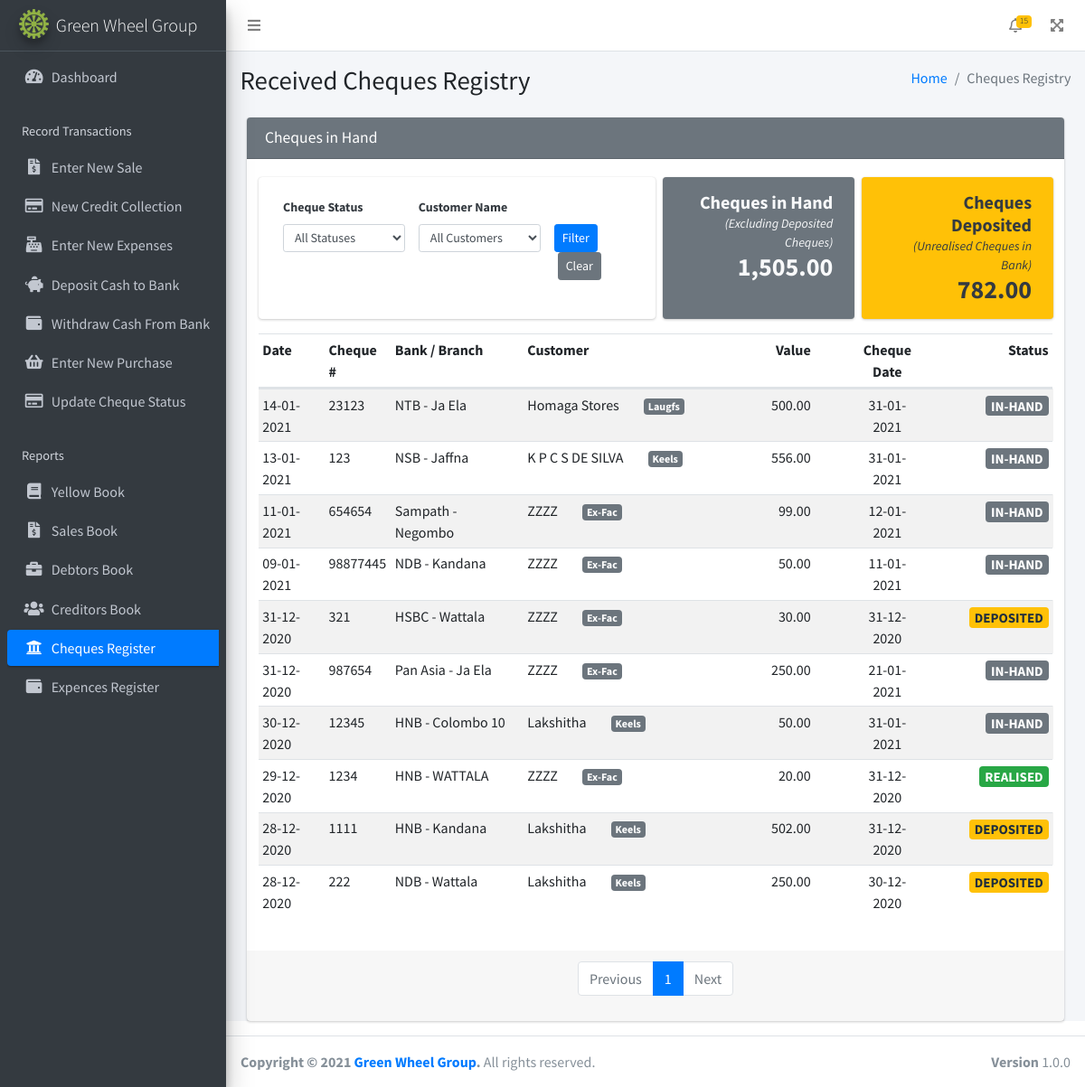
Page /cheques.php on the committed database.
### tables this page shows
CREATE TABLE IF NOT EXISTS `cheques_received` (
  `chq_id` int(11) NOT NULL AUTO_INCREMENT,
  `chq_rcvd_date` date NOT NULL,
  `sale_id` int(11) DEFAULT NULL,
  `credit_id` int(11) DEFAULT NULL,
  `chq_no` int(11) NOT NULL,
  `chq_bank` varchar(20) NOT NULL,
  `chq_bank_branch` varchar(20) NOT NULL,
  `chq_date` date NOT NULL,
  `chq_value` float NOT NULL,
  `chq_status` varchar(15) NOT NULL,
  PRIMARY KEY (`chq_id`)
);

CREATE TABLE IF NOT EXISTS `customers` (
  `customer_id` int(11) NOT NULL AUTO_INCREMENT,
  `customer_name` varchar(100) NOT NULL,
  `customer_address` varchar(500) NOT NULL,
  `customer_phone` varchar(15) NOT NULL,
  `customer_flag` int(11) DEFAULT NULL,
  PRIMARY KEY (`customer_id`)
);

CREATE TABLE IF NOT EXISTS `sale_by` (
  `sale_by_id` int(11) NOT NULL AUTO_INCREMENT,
  `sale_by_name` varchar(20) NOT NULL,
  PRIMARY KEY (`sale_by_id`)
);

### includes/functions.php (called while the page is built, shortened)
<?php
function getTotalChequesInHand(){
  global $con;
  $sql ='SELECT SUM(cheques_received.chq_value) as inhand FROM cheques_received WHERE cheques_received.chq_status = "in-hand"';
  $result1 = mysqli_query($con, $sql);
  $row1 = mysqli_fetch_array($result1);
  return $row1["inhand"];
}
function getTotalChequesDeposited(){
  global $con;
  $sql ='SELECT SUM(cheques_received.chq_value) as inhand FROM cheques_received WHERE cheques_received.chq_status = "deposited"';
  $result1 = mysqli_query($con, $sql);
  $row1 = mysqli_fetch_array($result1);
  return $row1["inhand"];
}
function addOrUpdateUrlParam($name, $value){
    $params = $_GET;
    unset($params[$name]);
    $params[$name] = $value;
    return basename($_SERVER['PHP_SELF']).'?'.http_build_query($params);
}
?>

### cheques.php (the view, shortened to what this page needs)
<!DOCTYPE html>
<html lang="en">
<head>
    <?php include('./includes/headerTags.php');?>
</head>
<body class="hold-transition sidebar-mini layout-fixed">
<div class="wrapper">
  <?php include('./includes/topNavBar.php');?>
  <?php
  include('./includes/sidebar.php');
  ?>
  <div class="content-wrapper">
    <div class="content-header">
      <div class="container-fluid">
        <div class="row mb-2">
          <div class="col-sm-6">
            <h1 class="m-0">Received Cheques Registry</h1>
          </div>
          <div class="col-sm-6">
            <ol class="breadcrumb float-sm-right">
              <li class="breadcrumb-item"><a href="#">Home</a></li>
              <li class="breadcrumb-item active">Cheques Registry</li>
            </ol>
          </div>
        </div>
      </div>
    </div>
    <section class="content">
      <div class="container-fluid">
        <div class="col-sm-12">
          <div class="card card-secondary">
            <div class="card-header">
              <h3 class="card-title">Cheques in Hand</h3>
            </div>
            <div class="card-body">
              <div class="row">
                <div class="card border-dark mb-3 col-md-6 col-sm-12">
                  <div class="card-body text-dark">
                    <form action="" method="get" >
                      <div class="row">
                        <div class="col">
                          <label for="status" class="text-sm">Cheque Status</label>
                          <select class="form-control select2 form-control-sm" id="status" name="status">
                              <option selected value="">All Statuses</option>
                          </select>
                        </div>
                        <div class="col">
                          <label for="customer_id" class="text-sm">Customer Name</label>
                          <select class="form-control select2 form-control-sm" id="customer_id" name="customer_id">
                            <option selected value=0>All Customers</option>
                          </select>
                        </div>
                        <div class="col-3" >
                          <label for="startDate"  class="text-sm" >&nbsp;</label>
                          <div>
                            <button type="submit" class="btn btn-primary btn-sm">Filter</button>
                            <a href="cheques.php" class="btn btn-secondary ml-1 btn-sm">Clear</a>
                          </div>
                        </div>
                      </div>
                    </form>
                  </div>
                </div>
                <div class="col card border-dark mb-3 ml-2 bg-secondary ">
                  <div class="card-body text-light p-3">
                    <div class="text-right">
                      <span class="h5">
                        <strong>Cheques in Hand</strong>
                      </span>
                      <div class="text-sm">
                        <em>(Excluding Deposited Cheques)</em>
                      </div>
                    </div>
                    <div class="h3 text-right mb-0">
                      <strong><?=number_format(getTotalChequesInHand(),2, '.', ',')?></strong>
                    </div>
                  </div>
                </div>
                <div class="col card border-dark mb-3 ml-2 bg-warning">
                  <div class="card-body text-dark p-3">
                    <div class="text-right">
                      <span class="h5">
                        <strong>Cheques Deposited</strong>
                      </span>
                      <div class="text-sm">
                        <em>(Unrealised Cheques in Bank)</em>
                      </div>
                    </div>
                    <div class="h3 text-right mb-0">
                      <strong><?=number_format(getTotalChequesDeposited(),2, '.', ',')?></strong>
                    </div>
                  </div>
                </div>
              </div>
              <div class="row">
                <table class="table table-striped table-sm">
                  <thead>
                    <tr class="d-flex">
                      <th class="col-1 text-left" scope="col">Date</th>
                      <th class="col-1 text-left" scope="col">Cheque #</th>
                      <th class="col-2 text-left" scope="col">Bank / Branch</th>
                      <th class="col-3 text-left" scope="col">Customer</th>
                      <th class="col-2 text-right pr-5" scope="col">Value</th>
                      <th class="col-1 text-center" scope="col">Cheque Date</th>
                      <th class="col-2 text-right" scope="col">Status</th>
                    </tr>
                  </thead>
                  <tbody id="chqInHand">
                        <?php
                        $results_per_page = 15;
                        $page = 1;
                        $page_first_result = ($page-1) * $results_per_page;
                        $where_conditions = "";
                        $sql = 'SELECT cheques_received.chq_id, cheques_received.chq_rcvd_date, cheques_received.sale_id, cheques_received.credit_id, cheques_received.chq_no, cheques_received.chq_bank, cheques_received.chq_bank_branch, cheques_received.chq_date, cheques_received.chq_value, cheques_received.chq_status, sales.customer_id, customers.customer_name, sale_by.sale_by_name
                        FROM cheques_received
                        LEFT JOIN credit_sales ON cheques_received.credit_id = credit_sales.credit_sale_id
                        INNER JOIN sales ON cheques_received.sale_id = sales.sales_id
                        INNER JOIN customers ON sales.customer_id = customers.customer_id
                        INNER JOIN sale_by ON sales.sale_by = sale_by.sale_by_id' .
                        $where_conditions
                        . ' ORDER BY cheques_received.chq_rcvd_date DESC ';
                        $result1 = mysqli_query($con, $sql);
                        $number_of_result = mysqli_num_rows($result1);
                        $number_of_page = ceil ($number_of_result / $results_per_page);
                        $sql .='LIMIT ' . $page_first_result . ',' . $results_per_page;
                        $result1 = mysqli_query($con, $sql);
                        while($row1 = mysqli_fetch_array($result1)){
                          switch ($row1["chq_status"]) {
                            case "in-hand":
                              $badgeStyle = "secondary";
                              break;
                            case "deposited":
                              $badgeStyle = "warning";
                              break;
                            case "realised":
                              $badgeStyle = "success";
                              break;
                          }
                          ?>
                          <tr class="d-flex" data-chqId = <?= $row1['chq_id'] ?> >
                            <td class="col col-1 text-left"><?= date_format(date_create($row1["chq_rcvd_date"]), 'd-m-Y')?></td>
                            <td class="col col-1 text-left"><?=$row1["chq_no"]?> </td>
                            <td class="col-2 text-left"><?=$row1["chq_bank"]?> - <?=$row1["chq_bank_branch"]?></td>
                            <td class="col-3 text-left "><?=$row1["customer_name"]?> <span class="badge badge-secondary ml-4"><?=$row1["sale_by_name"] ?></span></td>
                            <td class="col-2 text-right pr-5"><?=number_format($row1["chq_value"],2, '.', ',')?></td>
                            <td class="col-1 text-center"><?= date_format(date_create($row1["chq_date"]), 'd-m-Y')?></td>
                            <td class="col-2 text-right"><h5 class="mb-0"><span class="badge badge-<?=$badgeStyle?>"><?= strtoupper($row1["chq_status"]) ?></span></h5></td>
                          </tr>
                        <?php } ?>
                  </tbody>
                </table>
              </div>
            </div>
            <div class="card-footer">
              <nav aria-label="...">
                  <ul class="pagination justify-content-center">
                    <li class="page-item <?php if($page==1){echo "disabled";}?>">
                      <a class="page-link" href="<?=addOrUpdateUrlParam('page', $page-1)?>" tabindex="-1">Previous</a>
                    </li>
                    <?php
                    for($i=1; $i<=$number_of_page; $i++){ ?>
                      <li class="page-item <?php if($i==$page){echo "active";}?>">
                        <a class="page-link" href="<?=addOrUpdateUrlParam('page', $i)?>"><?=$i?></a>
                      </li>
                    <?php } ?>
                    <li class="page-item  <?php if($page>=$number_of_page){echo "disabled";}?>">
                      <a class="page-link" href="<?=addOrUpdateUrlParam('page', $page+1)?>">Next</a>
                    </li>
                  </ul>
                </nav>
            </div>
          </div>
        </div>
       </div>
    </section>
  </div>
  <?php include("./includes/footer.php"); ?>
</div>
</body>
</html>

### rows in the picture
cheques_received: chq_rcvd_date "14-01-2021", chq_no "23123", chq_bank "NTB", chq_bank_branch "Ja Ela", customers.customer_name "Homaga Stores", sale_by.sale_by_name "Laugfs", chq_value "500.00", chq_date "31-01-2021", chq_status "IN-HAND"
cheques_received: chq_rcvd_date "13-01-2021", chq_no "123", chq_bank "NSB", chq_bank_branch "Jaffna", customers.customer_name "K P C S DE SILVA", sale_by.sale_by_name "Keels", chq_value "556.00", chq_date "31-01-2021", chq_status "IN-HAND"
cheques_received: chq_rcvd_date "11-01-2021", chq_no "654654", chq_bank "Sampath", chq_bank_branch "Negombo", customers.customer_name "ZZZZ", sale_by.sale_by_name "Ex-Fac", chq_value "99.00", chq_date "12-01-2021", chq_status "IN-HAND"
cheques_received: chq_rcvd_date "09-01-2021", chq_no "98877445", chq_bank "NDB", chq_bank_branch "Kandana", customers.customer_name "ZZZZ", sale_by.sale_by_name "Ex-Fac", chq_value "50.00", chq_date "11-01-2021", chq_status "IN-HAND"
cheques_received: chq_rcvd_date "31-12-2020", chq_no "321", chq_bank "HSBC", chq_bank_branch "Wattala", customers.customer_name "ZZZZ", sale_by.sale_by_name "Ex-Fac", chq_value "30.00", chq_date "31-12-2020", chq_status "DEPOSITED"
cheques_received: chq_rcvd_date "31-12-2020", chq_no "987654", chq_bank "Pan Asia", chq_bank_branch "Ja Ela", customers.customer_name "ZZZZ", sale_by.sale_by_name "Ex-Fac", chq_value "250.00", chq_date "21-01-2021", chq_status "IN-HAND"
cheques_received: chq_rcvd_date "30-12-2020", chq_no "12345", chq_bank "HNB", chq_bank_branch "Colombo 10", customers.customer_name "Lakshitha", sale_by.sale_by_name "Keels", chq_value "50.00", chq_date "31-01-2021", chq_status "IN-HAND"
cheques_received: chq_rcvd_date "29-12-2020", chq_no "1234", chq_bank "HNB", chq_bank_branch "WATTALA", customers.customer_name "ZZZZ", sale_by.sale_by_name "Ex-Fac", chq_value "20.00", chq_date "31-12-2020", chq_status "REALISED"
cheques_received: chq_rcvd_date "28-12-2020", chq_no "1111", chq_bank "HNB", chq_bank_branch "Kandana", customers.customer_name "Lakshitha", sale_by.sale_by_name "Keels", chq_value "502.00", chq_date "31-12-2020", chq_status "DEPOSITED"
cheques_received: chq_rcvd_date "28-12-2020", chq_no "222", chq_bank "NDB", chq_bank_branch "Wattala", customers.customer_name "Lakshitha", sale_by.sale_by_name "Keels", chq_value "250.00", chq_date "30-12-2020", chq_status "DEPOSITED"

### other values in the picture
getTotalChequesInHand() "1,505.00"
getTotalChequesDeposited() "782.00"
